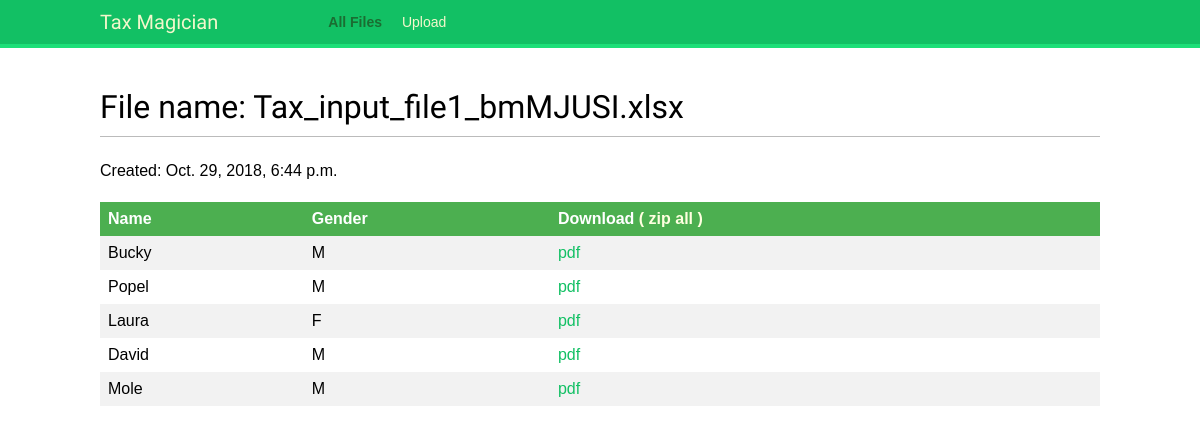
/file/18/, run on the app's committed database.
### taxcalculation/models.py (models this page shows, shortened)
class File(models.Model):
    upload = models.FileField(upload_to='uploads/%Y/%m/%d/')
    created = models.DateTimeField(auto_now_add=True)
    class Meta:
        ordering = ('-created',)
    def get_filename(self):
        return os.path.basename(self.upload.name)

class Person(models.Model):
    name = models.CharField(max_length=50)
    gender = models.CharField(max_length=15)
    fest_bonus = models.IntegerField()
    pf = models.IntegerField()
    total_income = models.IntegerField()
    emp_id = models.CharField(max_length=25, null=True, blank=True)
    department = models.CharField(max_length=25, null=True, blank=True)
    designation = models.CharField(max_length=25, null=True, blank=True)
    joining_date = models.CharField(max_length=25, null=True, blank=True)
    income_year = models.CharField(max_length=25, null=True, blank=True)
    assessment_year = models.CharField(max_length=25, null=True, blank=True)
    investment_made = models.IntegerField()
    tax_deducted_by_nascenia = models.IntegerField()
    chalan = models.TextField(null=True, blank=True)
    file = models.ForeignKey(File, related_name="persons", on_delete=models.CASCADE)
    def get_absolute_url(self):
        return reverse('taxcalculation:individual_pdf', args=[self.id])

### taxcalculation/views.py (the view)
# urls.py: path('file/<int:id>/',views.file_detail, name='file_detail'),
def file_detail(request, id):
    file = get_object_or_404(File, id=id)
    persons = Person.objects.filter(file=file)
    return render(request, "taxcalculation/file_detail.html", {'section': 'home',
                                                               'persons': persons,
                                                               'file': file})

### taxcalculation/templates/taxcalculation/file_detail.html (shortened to what this page needs)
{% extends "base.html" %}
{% block content %}
    <h1>File name: {{ file.get_filename }}</h1>
    <p>Created: {{ file.created }}</p>
    <table>
        <tr>
            <th>Name</th>
            <th>Gender</th>
            <th>Download<a href="{% url 'taxcalculation:download_zip' file.id %}" style="color:lightyellow;"> ( zip all )</a></th>
        </tr>
        {% for person in persons %}
            <tr>
                <td>{{ person.name }}</td>
                <td>{{ person.gender }}</td>
                <td><a href="{{ person.get_absolute_url }}">pdf</a></td>
            </tr>
        {% endfor %}
    </table>
{% endblock %}

### taxcalculation/static/css/base.css (style rules this page uses)
body { margin:0; padding:0; font-family:helvetica, sans-serif; }
p { line-height: 1.8; }
a { color:#12c064; text-decoration:none; }
h1, h2, h3, h4, h5 , h6 { font-family: 'Muli', sans-serif; font-weight:normal; }
h1 { border-bottom:1px solid #bbb; padding:0 0 10px 0; margin:10px 0 20px 0; }
table { border-collapse: collapse; width: 100%; }
th, td { text-align: left; padding: 8px; }
th { background-color: #4CAF50; color: white; }
tr:nth-child(even) { background-color: #f2f2f2; }

### data on the page
File: get_filename "Tax_input_file1_bmMJUSI.xlsx", created "Oct. 29, 2018, 6:44 p.m."
Person: name "Bucky", gender "M"
Person: name "Popel", gender "M"
Person: name "Laura", gender "F"
Person: name "David", gender "M"
Person: name "Mole", gender "M"
